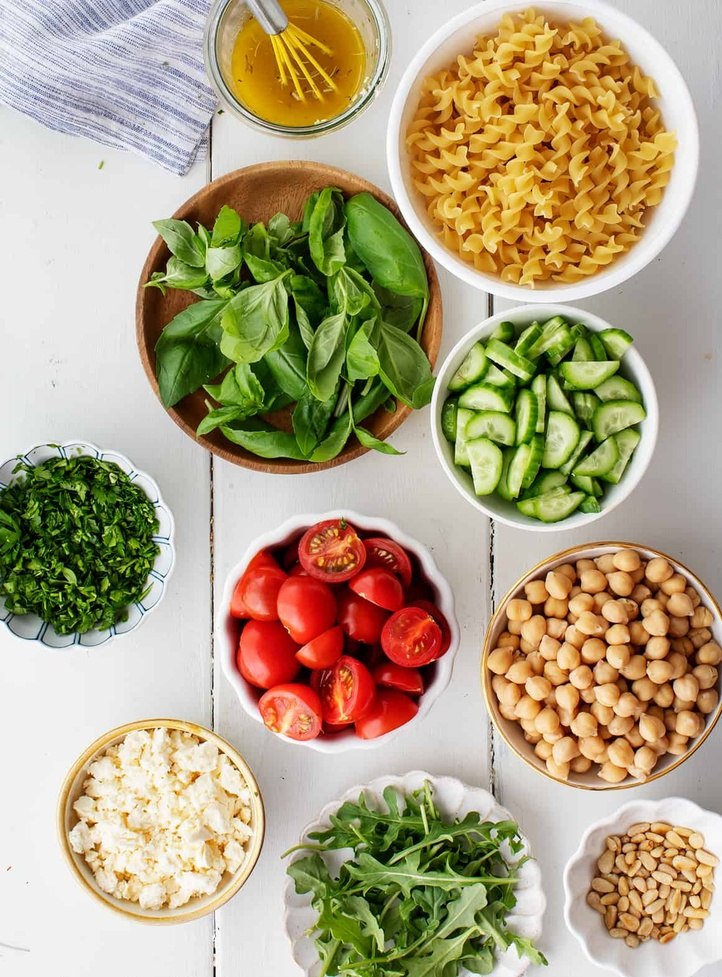
#> input picture inputImages/input2.jpg, 722 x 977 px, shrunk from 1160 x 1570 before the run
$ python sample.py   (older library calls are emulated)
#> lines starting #> are read from the running program, lines starting #| are printed output that depends on the picture; after the words box and inside, x2 and y2 are one past the last pixel; in counts of white or black regions, pixels touching at a corner belong together
#> further down, image is the input picture: shape (977, 722, 3); mean B, G, R 128.6, 162.3, 177.1
### classes/MorphOperation.py
import numpy as np


class MorphOperation:
    def __init__(self, operation, kernelSize, iterations=1):
        self.operation = operation
        self.kernel = np.ones((kernelSize, kernelSize), np.uint8)
        self.iterations = iterations

### sample.py
import cv2
import numpy as np
from matplotlib import pyplot as plt
from classes.MorphOperation import MorphOperation


def saveImages(mergedContours):
    for i, rect in enumerate(mergedContours):
        if i == 0:
            continue
        x, y, x2, y2 = rect
        roi = image[y:y2, x:x2]
        cv2.imwrite(f"./objects/ingredient{i}.png", roi)


def grayAndBlur(image, gaussianKernelSize):
#> called with gaussianKernelSize = 15
    gray = cv2.cvtColor(image, cv2.COLOR_BGR2GRAY)
    return cv2.GaussianBlur(gray, (gaussianKernelSize, gaussianKernelSize), 0)


def otsuize(image, lowOtsuThresh, highOtsuThresh):
    return cv2.threshold(
        image, lowOtsuThresh, highOtsuThresh, cv2.THRESH_BINARY + cv2.THRESH_OTSU
    )[1]


def sobelize(image, kernelSize):
#> called with kernelSize = 3
    sobelX = cv2.Sobel(image, cv2.CV_64F, 1, 0, ksize=kernelSize)
    sobelY = cv2.Sobel(image, cv2.CV_64F, 0, 1, ksize=kernelSize)

    return cv2.magnitude(sobelX, sobelY)


# [61 lines left out: functions mergeContours, mergeContoursTopLeftDist, not called in this run]


def mergeContoursCenterDist(contours, mergingThresh):
    mergedContours = []

    for contour in contours:
        x = y = w = h = 0
        try:
            x, y, w, h = cv2.boundingRect(contour)
        except:
            x, y, w, h = contour

        cx = x + w // 2
        cy = y + h // 2

        current_rect = (x, y, x + w, y + h)

        merged = False
        for i, merged_rect in enumerate(mergedContours):
            # Calculate center of merged contour
            mx = (merged_rect[0] + merged_rect[2]) // 2
            my = (merged_rect[1] + merged_rect[3]) // 2

            # Calculate distance between centers
            distance = ((cx - mx) ** 2 + (cy - my) ** 2) ** 0.5

            if distance < mergingThresh:
                mergedContours[i] = (
                    min(x, merged_rect[0]),
                    min(y, merged_rect[1]),
                    max(x + w, merged_rect[2]),
                    max(y + h, merged_rect[3]),
                )
                merged = True
                break

        if not merged:
            mergedContours.append(current_rect)

    return mergedContours


# api is basically based on this
def getContours(
    image,
    morphOps=[],
    gaussianKernelSize: int = 1,
    lowOtsuThresh: int = 0,
    highOtsuThresh: int = 255,
):
    blurred = grayAndBlur(image, gaussianKernelSize)
    sobelled = cv2.convertScaleAbs(sobelize(blurred, 3))
    binImage = otsuize(sobelled, lowOtsuThresh, highOtsuThresh)
#> in otsuize, `return cv2.threshold( image, lowOtsuThresh, highOtsuThresh, cv2.THRESH..`:
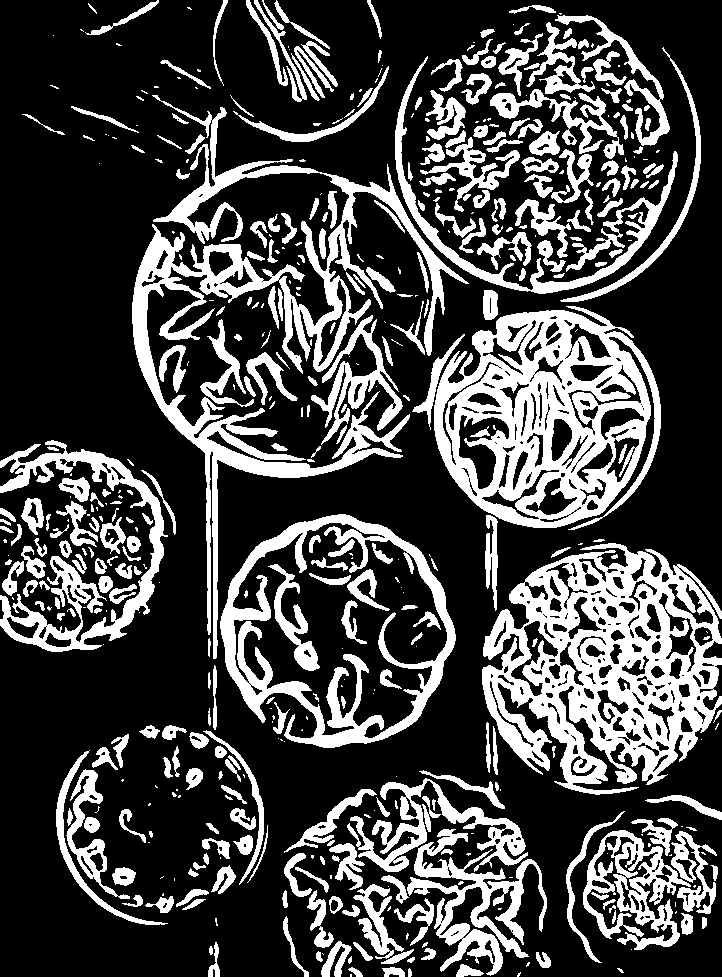
#> returned value: shape (977, 722); 27.5% white; 500 white regions (191 under 20 px), largest, box (x1, y1, x2, y2) and area: (482, 543, 722, 795) 31014, (434, 306, 661, 530) 26426, (132, 95, 469, 659) 24891
    morph = binImage

    # I'm experimenting with different morphological ops... need advice which ones are the best - too many combinations
    for i, morphOp in enumerate(morphOps):
        morph = cv2.morphologyEx(
            morph, morphOp.operation, morphOp.kernel, iterations=morphOp.iterations
        )
#> this loop made 1 pass
#> pass 1, in getContours, `morph = cv2.morphologyEx( morph, morphOp.operation, morphOp.kernel, it..`:
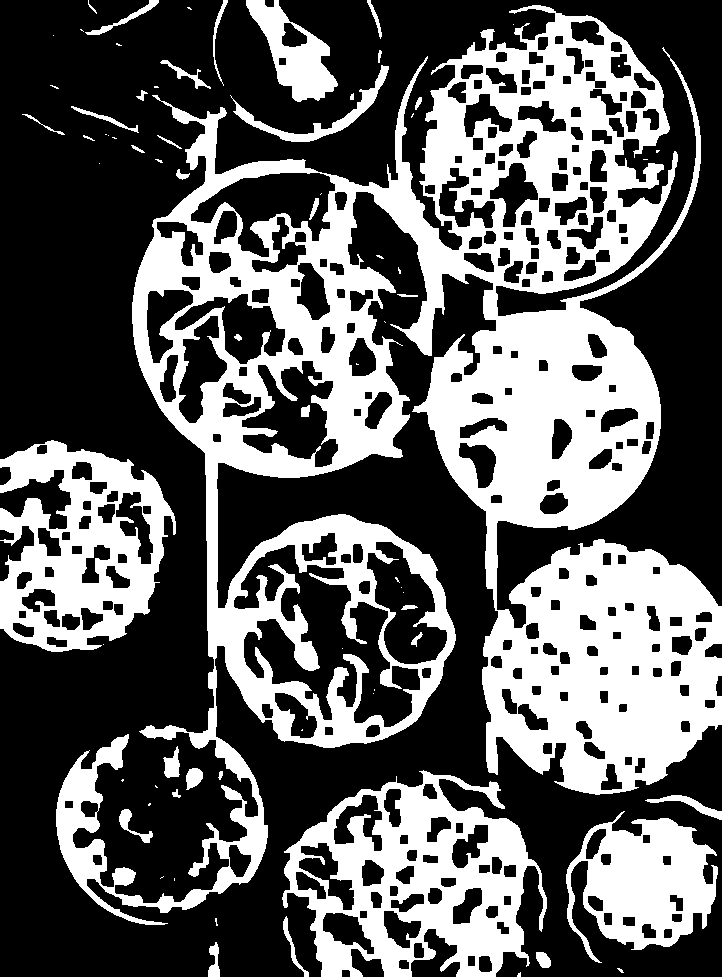
#> morph: shape (977, 722); 37.2% white; 73 white regions (37 under 20 px)

    # Retr_external doesn't work good
    contours = cv2.findContours(morph, cv2.RETR_CCOMP, cv2.CHAIN_APPROX_NONE)[0]
#> contours = 333 contours, 41 with area under 20; largest, box (x1, y1, x2, y2) and area: (56, 5, 722, 925) 267061, (282, 770, 547, 977) 36172, (0, 440, 176, 652) 25513, (233, 544, 421, 728) 15269, (566, 811, 718, 963) 13780
    contours = sorted(contours, key=cv2.contourArea, reverse=True)

    # Return contours, blurredImage, and morphed image
    return (contours, blurred, morph)


row, col = 1, 5
fig, axs = plt.subplots(row, col, figsize=(16, 9))

# fig.tight_layout()

image = cv2.imread("inputImages/input2.jpg")

# Process image based on morphops in list
morphOps = [
    # MorphOperation(cv2.MORPH_ERODE, 3),
    # MorphOperation(cv2.MORPH_DILATE, 7),
    MorphOperation(cv2.MORPH_CLOSE, 3, 3),
    # MorphOperation(cv2.MORPH_CLOSE, 3, 1),
    # MorphOperation(cv2.MORPH_OPEN, 3),
    # MorphOperation(cv2.MORPH_GRADIENT, 3),
    # MorphOperation(cv2.MORPH_TOPHAT, 3),
    # MorphOperation(cv2.MORPH_BLACKHAT, 3),
]

# Get Contours
contours, blurred, morph = getContours(
    image,
    morphOps=morphOps,
    # after experimenting, it seems increasing the gaussian kernel size reduces bounding box accuracy of encapsulating individual objects
    # Which makes sense since if the image is too blurry, then everything melds into one
    gaussianKernelSize=15,
)

# Then mergeContours
# TODO: change merge contour algorithm return format to contours not plain list of points
mergedContours = contours
#> mergedContours has the same summary as contours in getContours

# We can use multiple types of merge and combine them
# mergedContours = mergeContoursTopLeftDist(mergedContours, 40)
# mergedContours = mergeContours(mergedContours, 300)
mergedContours = mergeContoursCenterDist(mergedContours, 200)
#> the loop in mergeContoursCenterDist, `for contour in contours:` made 333 passes
#> (cx, cy, current_rect) on passes 1 to 3: (389, 465, (56, 5, 722, 925)), (414, 873, (282, 770, 547, 977)), (88, 546, (0, 440, 176, 652))

## create a copy of the image to draw the bounding boxes onto - just so i know where the bounding boxes are
imageCopy = image.copy()
imageCopy2 = image.copy()

sobelled = cv2.convertScaleAbs(sobelize(grayAndBlur(imageCopy2, 3), 3))
#> call 2 of sobelize, with kernelSize = 3
#> in sobelize (call 2), `sobelY = cv2.Sobel(image, cv2.CV_64F, 0, 1, ksize=kernelSize)`:
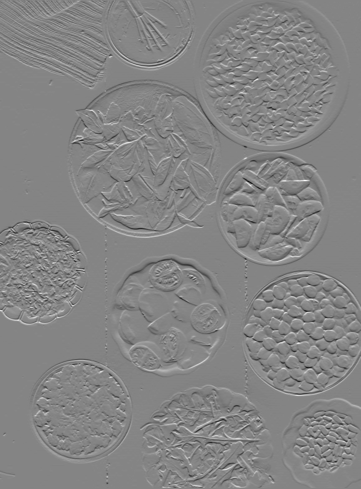
#> sobelY: shape (977, 722) float64 (shown at 1/2 size); min -617, max 568, mean 0.1; drawn with min black and max white
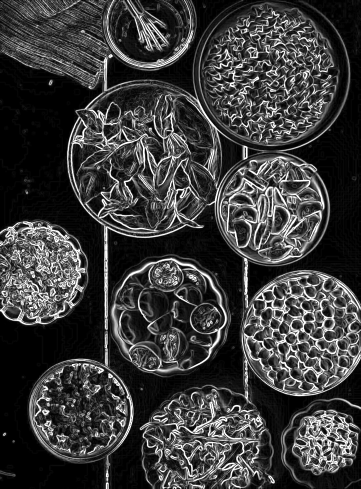
#> sobelled: shape (977, 722) (shown at 1/2 size); min 0, max 255, mean 59.5

## Draw bounding boxes for merged contours
for rect in mergedContours:
    x, y, x2, y2 = rect
    cv2.rectangle(imageCopy, (x, y), (x2, y2), (36, 255, 12), 2)
#> this loop made 11 passes
#> rect on passes 1 to 8: (56, 5, 722, 925), (215, 667, 553, 977), (0, 354, 179, 652), (490, 599, 722, 973), (22, 0, 389, 304), (146, 255, 384, 424), (411, 20, 660, 288), (558, 333, 661, 587)
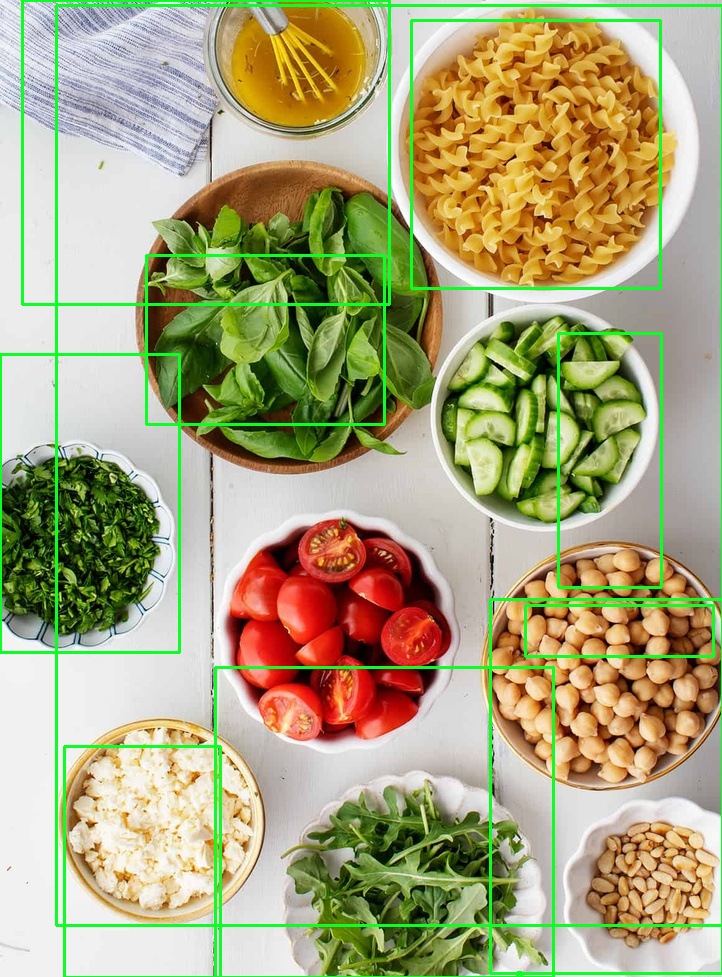
#> imageCopy: shape (977, 722, 3); 4.34% of pixels changed, all inside (x1, y1, x2, y2) = (0, 0, 722, 977)

axs[0].set_title("image")
axs[1].set_title("blurred")
axs[2].set_title("sobel")
axs[3].set_title("morph")
axs[4].set_title("final")

axs[0].imshow(cv2.cvtColor(image, cv2.COLOR_BGR2RGB))
axs[1].imshow(cv2.cvtColor(blurred, cv2.COLOR_BGR2RGB))
axs[2].imshow(cv2.cvtColor(sobelled, cv2.COLOR_BGR2RGB))
axs[3].imshow(cv2.cvtColor(morph, cv2.COLOR_BGR2RGB))
axs[4].imshow(cv2.cvtColor(imageCopy, cv2.COLOR_BGR2RGB))

saveImages(mergedContours)
#> the loop in saveImages, `for i, rect in enumerate(mergedContours):` made 11 passes
#> pass 3, in saveImages, `roi = image[y:y2, x:x2]`:
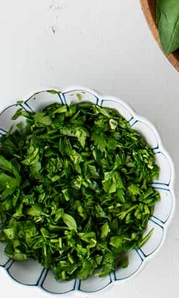
#> roi: shape (298, 179, 3); mean B, G, R 123, 149.7, 135.7
print(len(mergedContours))
#| 11
print(type(image))
#| <class 'numpy.ndarray'>

plt.show()
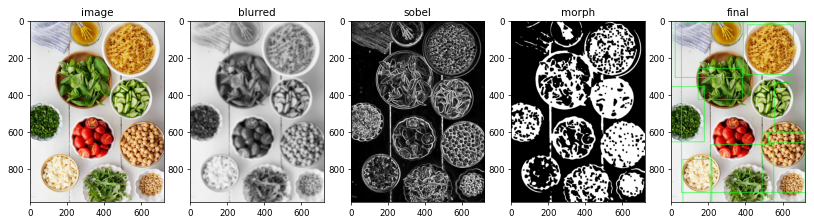
#> figure drawn by matplotlib, 5 panels

$ run again, with inputImages/input3.jpg copied over inputImages/input2.jpg
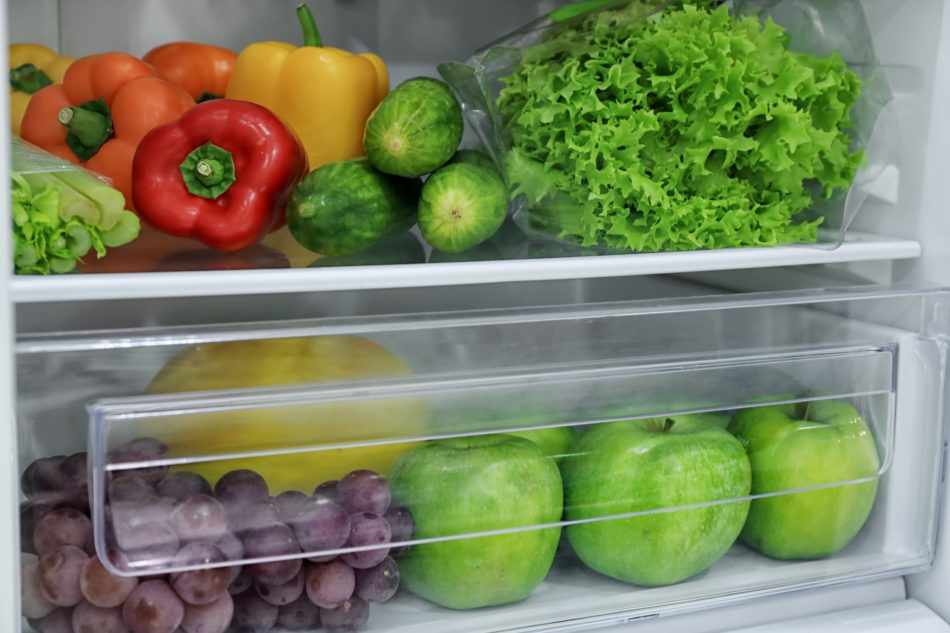
#> input picture inputImages/input3.jpg, 950 x 633 px
#> image is the input picture: shape (633, 950, 3); mean B, G, R 97.5, 131.6, 122.7
#> in getContours, `contours = cv2.findContours(morph, cv2.RETR_CCOMP, cv2.CHAIN_APPROX_NO..`: contours = 216 contours, 87 with area under 20; largest, box (x1, y1, x2, y2) and area: (0, 0, 916, 282) 50290, (8, 254, 919, 633) 37926, (641, 96, 753, 203) 5332, (537, 451, 711, 596) 3702, (684, 210, 758, 248) 1792
#> mergedContours has the same summary as contours in getContours
#> the loop in mergeContoursCenterDist, `for contour in contours:` made 216 passes
#> (cx, cy, current_rect) on passes 2 to 4: (463, 443, (8, 254, 919, 633)), (697, 149, (641, 96, 753, 203)), (624, 523, (537, 451, 711, 596))
#> the loop `for rect in mergedContours:` made 7 passes
#> rect on passes 1 to 7: (0, 0, 916, 282), (8, 254, 919, 633), (627, 0, 891, 320), (699, 327, 950, 626), (38, 368, 336, 633), (11, 39, 269, 274), (630, 612, 659, 618)
#> after the loop `for rect in mergedContours:`:
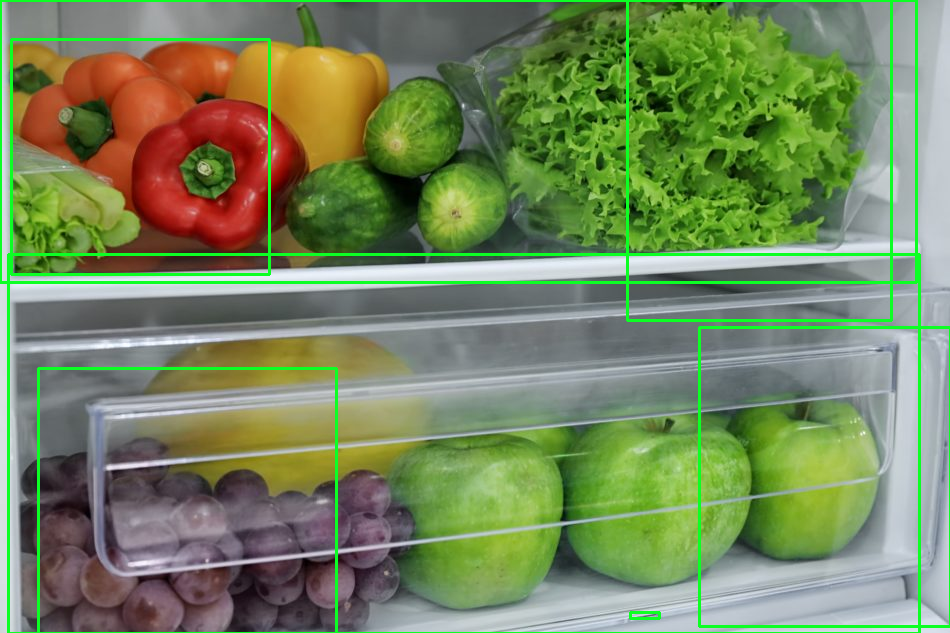
#> imageCopy: shape (633, 950, 3); 3.8% of pixels changed, all inside (x1, y1, x2, y2) = (0, 0, 950, 633)
#> the loop in saveImages, `for i, rect in enumerate(mergedContours):` made 7 passes
#> pass 3, in saveImages, `roi = image[y:y2, x:x2]`:
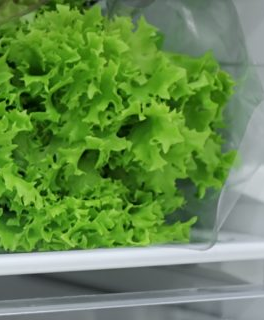
#> roi: shape (320, 264, 3); mean B, G, R 77.8, 138.8, 101.8
#| 7
#| <class 'numpy.ndarray'>

$ run again, with inputImages/input.jpg copied over inputImages/input2.jpg
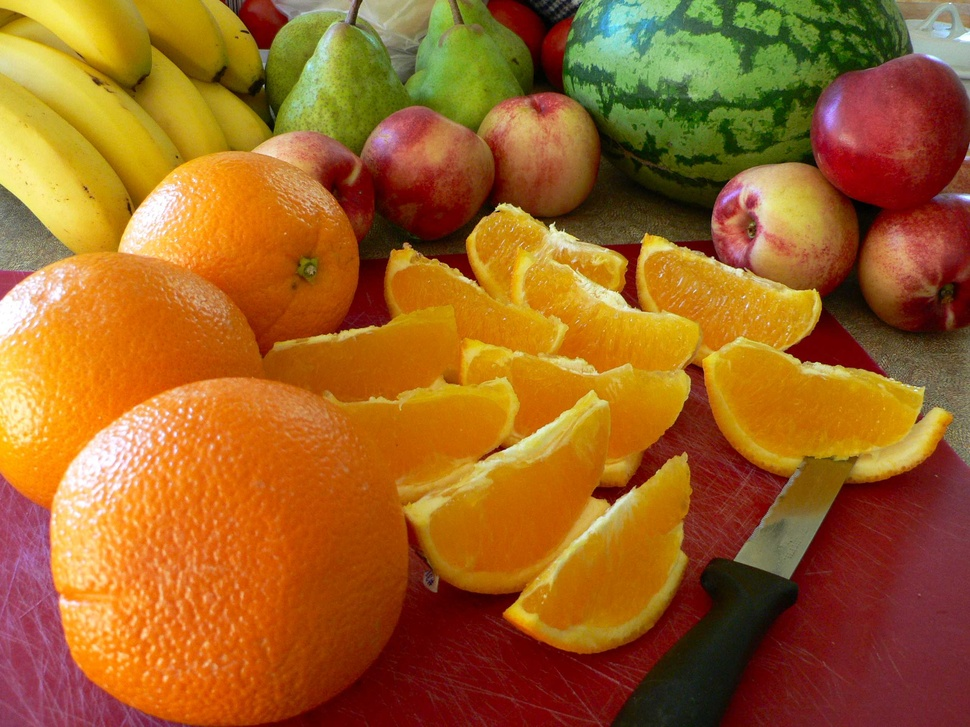
#> input picture inputImages/input.jpg, 970 x 727 px, shrunk from 2560 x 1920 before the run
#> image is the input picture: shape (727, 970, 3); mean B, G, R 35.6, 98.7, 158.5
#> in getContours, `contours = cv2.findContours(morph, cv2.RETR_CCOMP, cv2.CHAIN_APPROX_NO..`: contours = 190 contours, 91 with area under 20; largest, box (x1, y1, x2, y2) and area: (244, 0, 970, 657) 70980, (522, 459, 689, 650) 15932, (623, 0, 874, 76) 9525, (0, 0, 393, 166) 7974, (741, 458, 852, 574) 5914
#> mergedContours has the same summary as contours in getContours
#> the loop in mergeContoursCenterDist, `for contour in contours:` made 190 passes
#> (cx, cy, current_rect) on passes 1 to 3: (607, 328, (244, 0, 970, 657)), (605, 554, (522, 459, 689, 650)), (748, 38, (623, 0, 874, 76))
#> the loop `for rect in mergedContours:` made 12 passes
#> rect on passes 1 to 8: (244, 0, 970, 657), (522, 458, 852, 650), (623, 0, 970, 280), (0, 0, 398, 314), (0, 374, 299, 727), (301, 389, 474, 591), (852, 207, 970, 339), (365, 0, 610, 172)
#> after the loop `for rect in mergedContours:`:
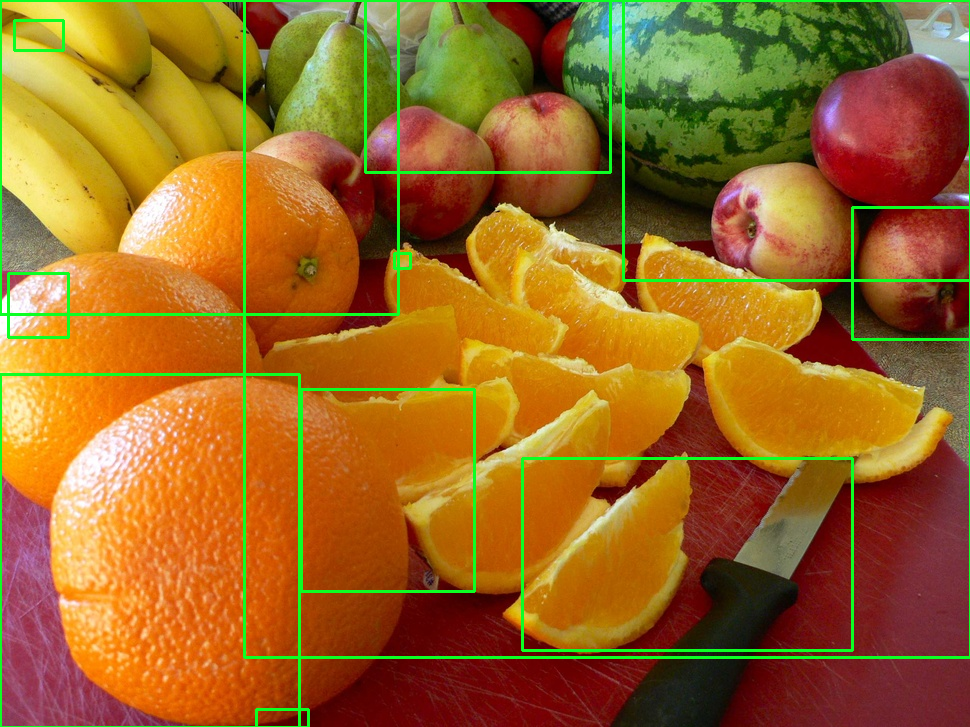
#> imageCopy: shape (727, 970, 3); 3.39% of pixels changed, all inside (x1, y1, x2, y2) = (0, 0, 970, 727)
#> the loop in saveImages, `for i, rect in enumerate(mergedContours):` made 12 passes
#> pass 3, in saveImages, `roi = image[y:y2, x:x2]`:
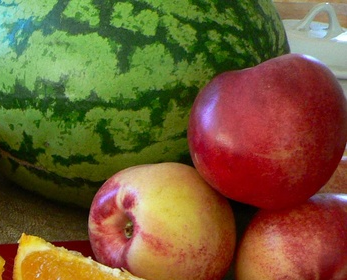
#> roi: shape (280, 347, 3); mean B, G, R 52.1, 91.8, 115.2
#| 12
#| <class 'numpy.ndarray'>
